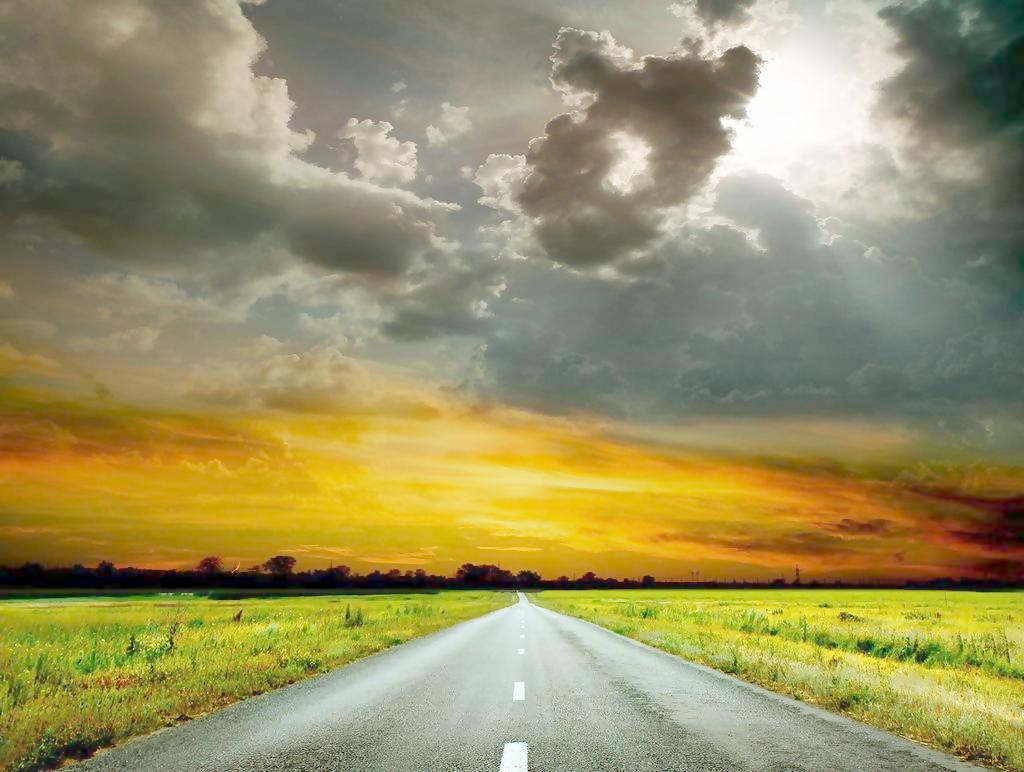
#> input picture DEMO.jpg, 1024 x 772 px
$ python 12_ImageHistogramApply.py
#> lines starting #> are read from the running program, lines starting #| are printed output that depends on the picture
#> further down, src is the input picture: shape (772, 1024, 3); mean B, G, R 98, 145.3, 153.3
# http://blog.csdn.net/gangzhucoll/article/details/78726069
import cv2 as cv


def equalHist(image):
    """直方图均衡化，图像增强的一个方法"""
    # 彩色图片转换为灰度图片
    gray = cv.cvtColor(image, cv.COLOR_BGR2GRAY)
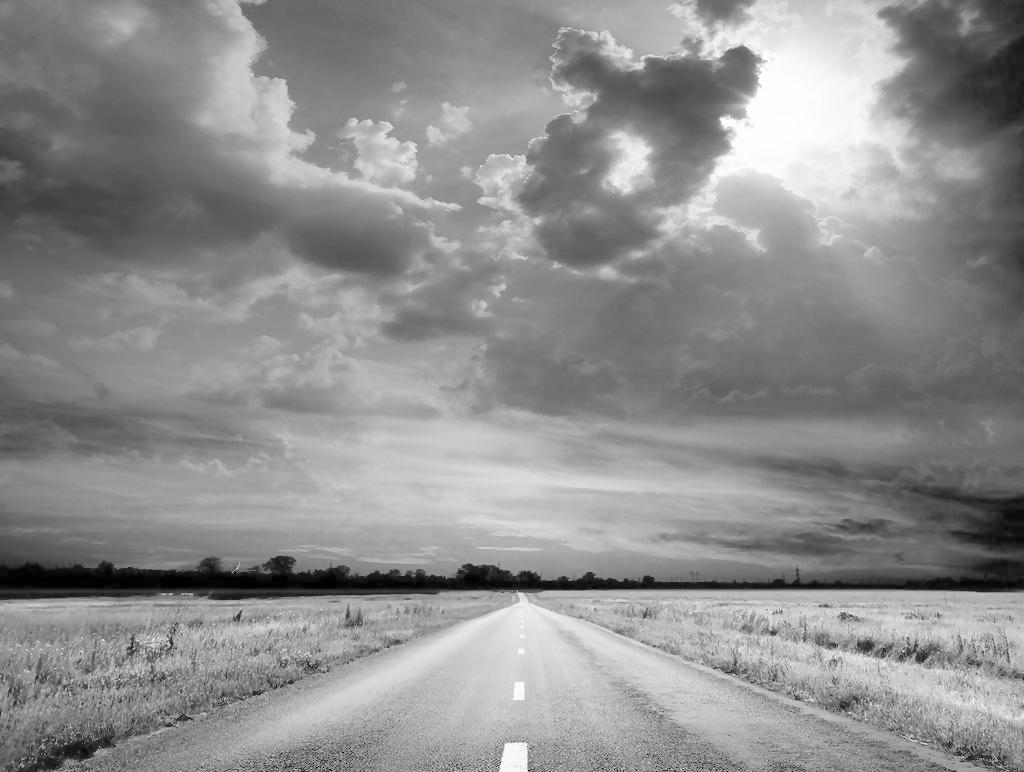
#> gray: shape (772, 1024); min 0, max 255, mean 142.3

    # 直方图均衡化，自动调整图像的对比度，让图像变得清晰
    dst = cv.equalizeHist(gray)
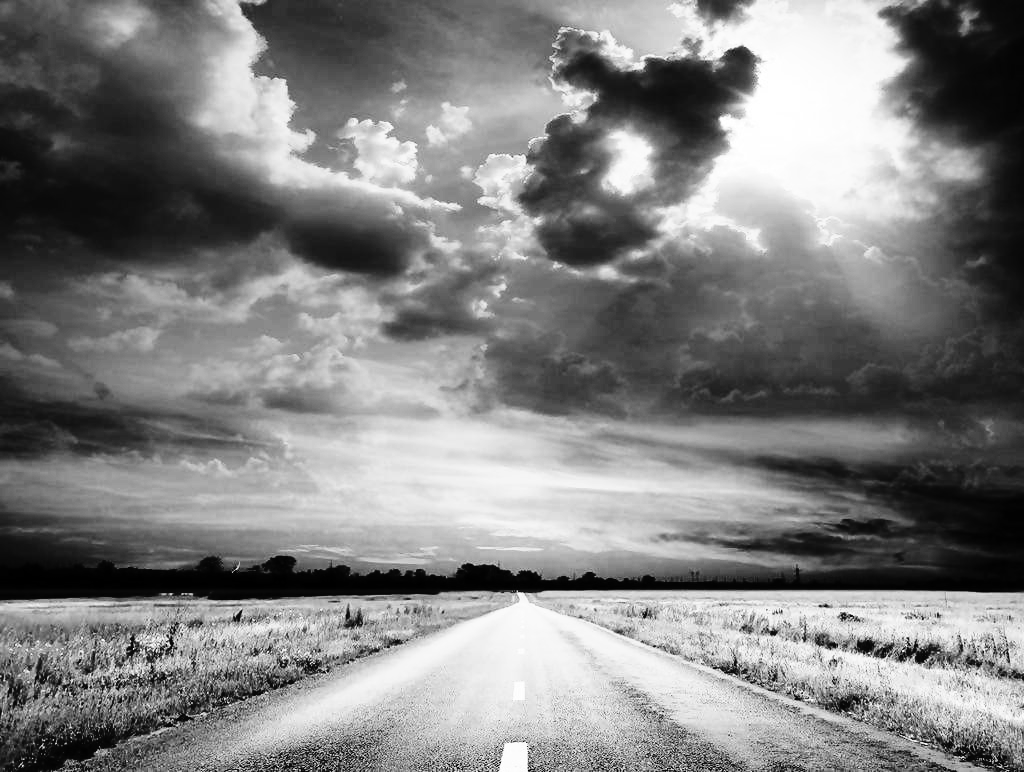
#> dst: shape (772, 1024); min 0, max 255, mean 128.3
    cv.imshow("equalHist", dst)


def clahe(image):
    """
    局部直方图均衡化
    把整个图像分成许多小块（比如按8*8作为一个小块），
    那么对每个小块进行均衡化。
    这种方法主要对于图像直方图不是那么单一的（比如存在多峰情况）图像比较实用
    """
    # 彩色图片转换为灰度图片
    gray = cv.cvtColor(image, cv.COLOR_BGR2GRAY)
    # cliplimit：灰度值
    # tilegridsize：图像切割成块，每块的大小
    clahe = cv.createCLAHE(clipLimit=2.0, tileGridSize=(8, 8))
    dst = clahe.apply(gray)
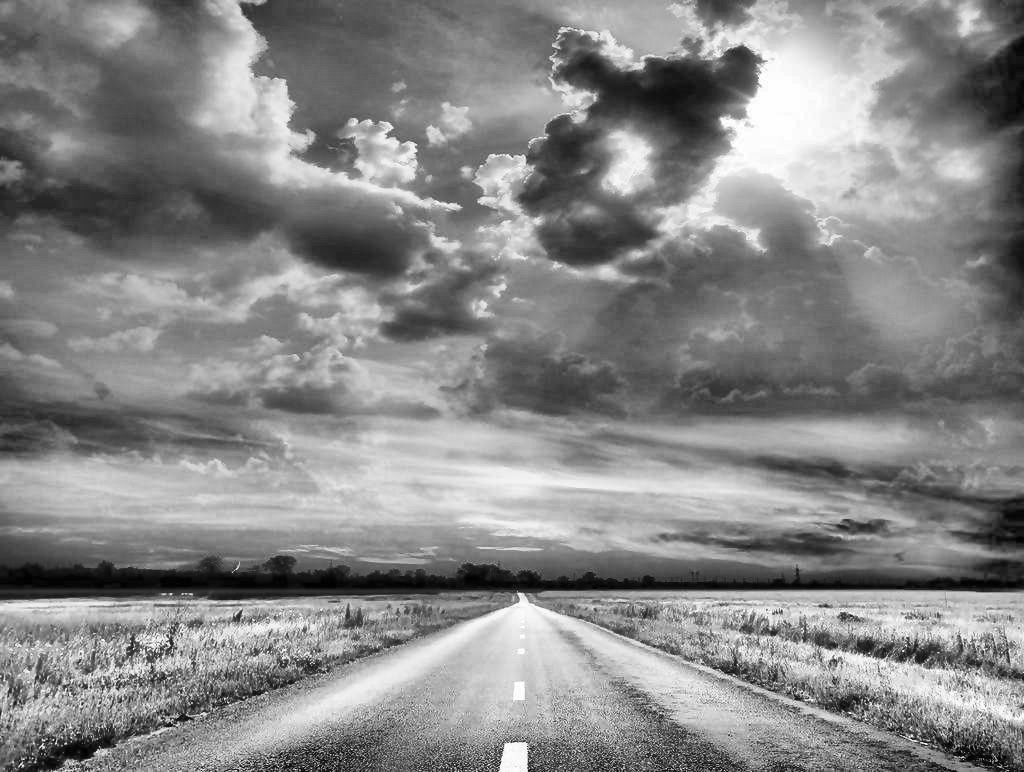
#> dst: shape (772, 1024); min 0, max 255, mean 134.7
    cv.imshow("clahe", dst)


src = cv.imread('DEMO.jpg')
# 图一
cv.imshow("yt", src)
# 图二
equalHist(src)
# 图三
clahe(src)
# 从图中的可以看出来，图一比较模糊，经过全图的直方图均衡化后，
# 图片变得清晰了（图二），但是图片明显的对比度偏高，
# 利用局部直方图均衡化后（图三），图片看起来就比较舒服了
cv.waitKey(0)
cv.destroyAllWindows()
